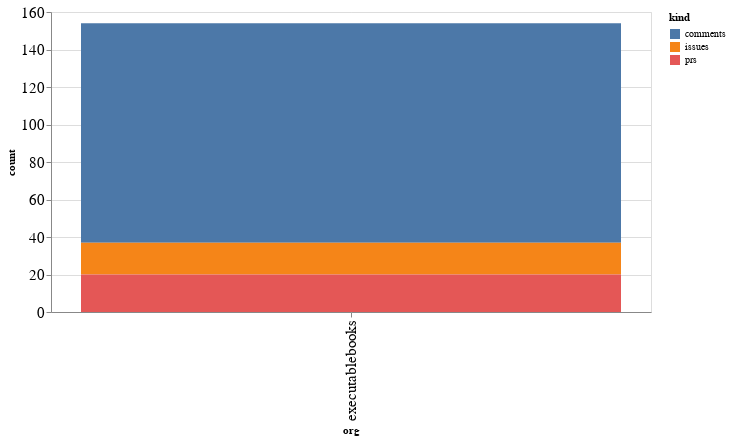

The notebook cell this image was saved under:
### Code cell
alt.Chart(org_summaries, width=600).mark_bar().encode(
    x='org',
    y='count',
    color='kind',
    tooltip="org"
)

### Figure 1 — Vega-Lite specification as saved in the notebook (floating-point values rounded to 4 significant figures)
{"config": {"axisLeft": {"labelFontSize": 15}, "axisBottom": {"labelFontSize": 15}}, "data": {"name": "data-cd475a4f70e54a011328b1e3fb8d2374"}, "mark": "bar", "encoding": {"color": {"type": "nominal", "field": "kind"}, "tooltip": {"type": "nominal", "field": "org"}, "x": {"type": "nominal", "field": "org"}, "y": {"type": "quantitative", "field": "count"}}, "width": 600, "$schema": "https://vega.github.io/schema/vega-lite/v4.8.1.json", "datasets": {"data-cd475a4f70e54a011328b1e3fb8d2374": [{"org": "executablebooks", "kind": "comments", "count": 117}, {"org": "executablebooks", "kind": "issues", "count": 17}, {"org": "executablebooks", "kind": "prs", "count": 20}]}}
